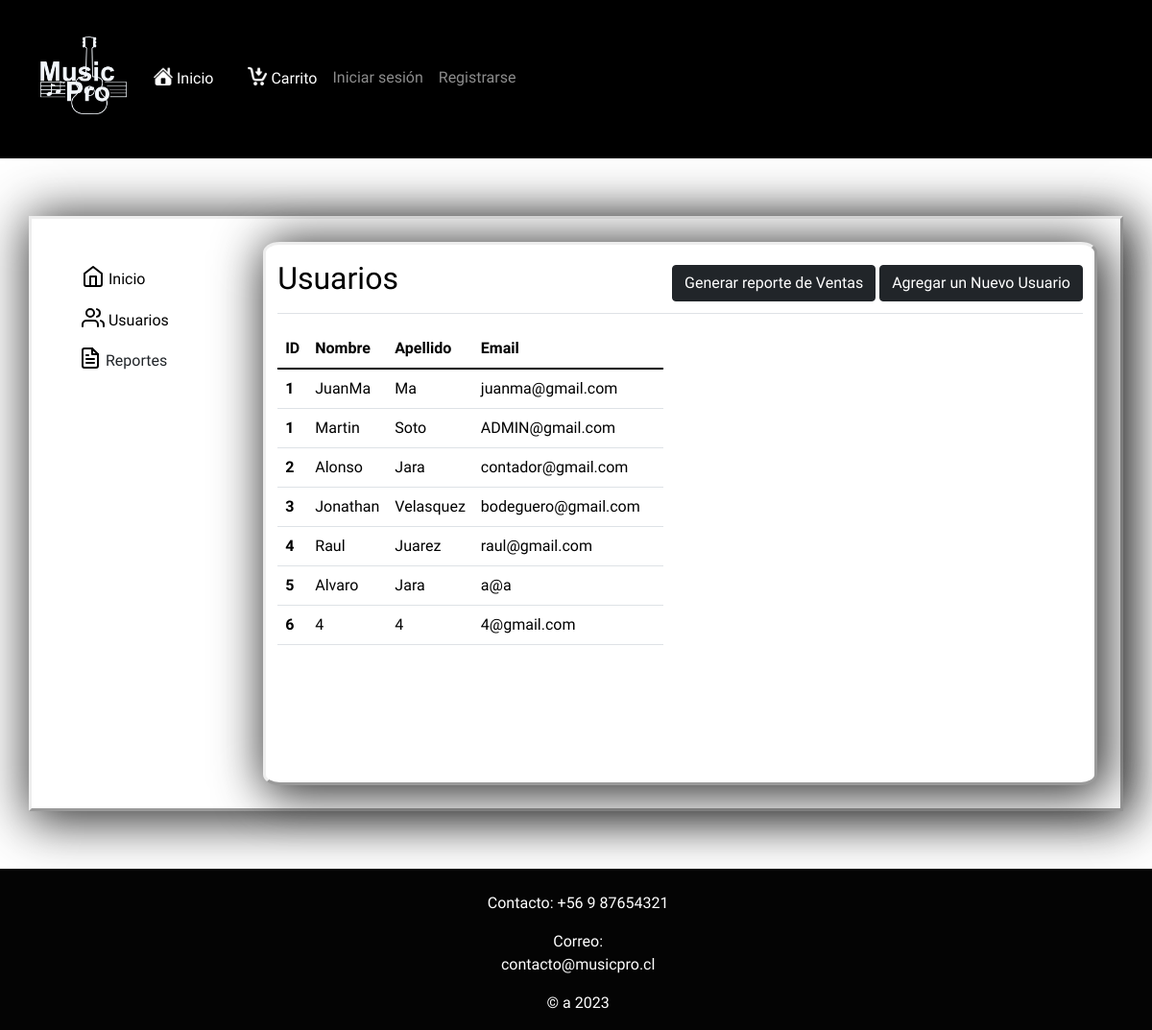
The app's page /usuarioAdmin, older data.
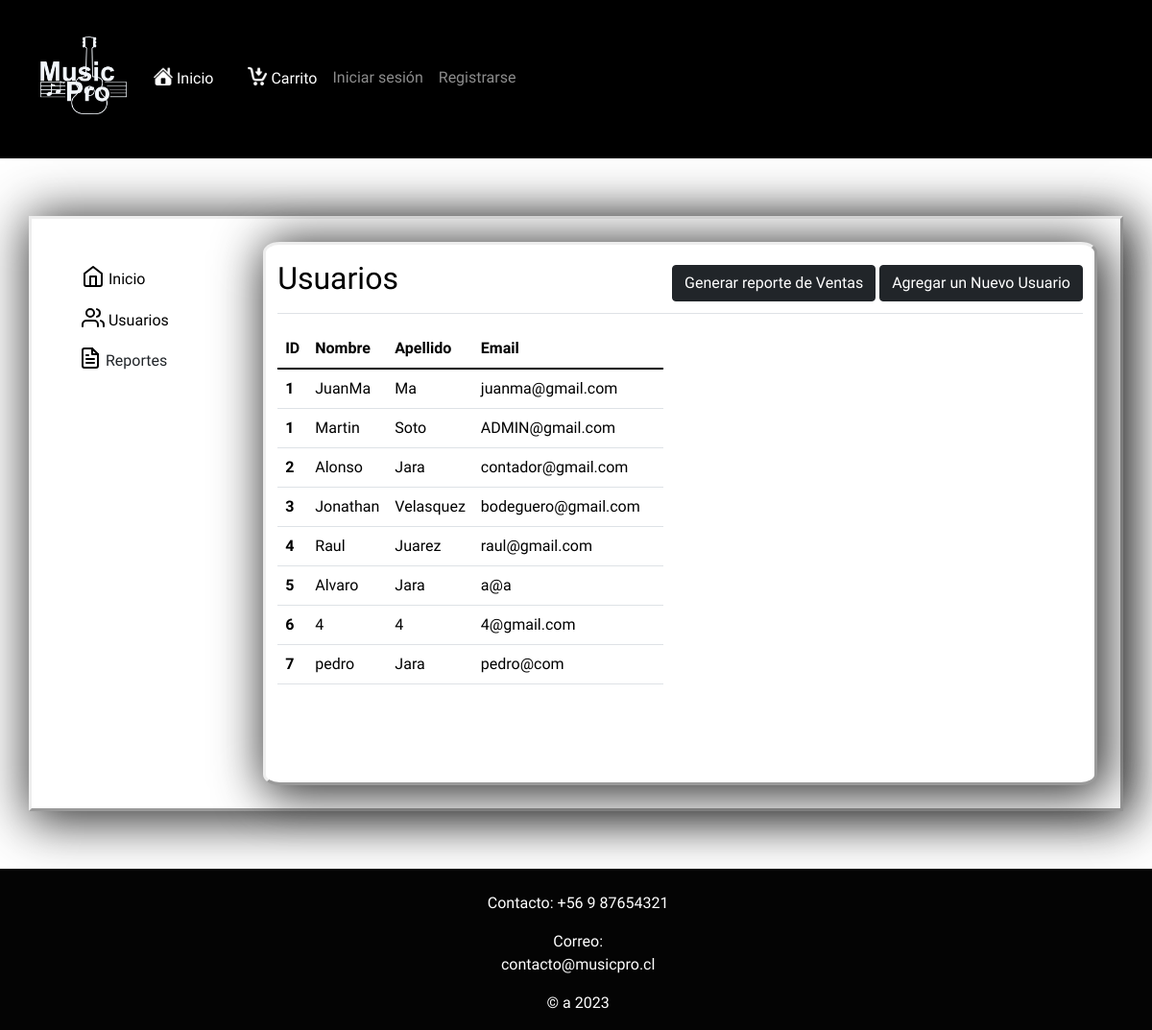
The same page, newer data.
### core/models.py (models this page shows, shortened)
class Usuario(models.Model):
    cam_auto = models.IntegerField(default=0)
    nombre = models.CharField(max_length=16, )
    apellido = models.CharField( max_length=16, null=False)
    email = models.EmailField(primary_key=True, unique=True)
    pwd = models.CharField(null=False, max_length=12)
    tipoUsuario = models.IntegerField()
    rut = models.CharField(max_length=10, default= '')
    direccion = models.CharField(max_length=50, null=False, default= '')
    telefono = models.CharField(max_length=10, default=0)
    codigoPostal = models.IntegerField(max_length=50, default= 0)
    estado = models.CharField(max_length=50, default= '')
    ciudad = models.CharField(max_length=50, default= '')

### core/views.py (the view)
# urls.py: path('usuarioAdmin', usuarioAdmin, name="usuarioAdmin"),
def usuarioAdmin(request):
    contexto = {'usuario': Usuario.objects.all()}
    return render(request,'core/usuariosAdmin.html' , contexto )

### core/context_processor.py (called while the page is built)
def total_carrito(request):
    total = 0
    if 'carrito' in request.session:
        for key, value in request.session["carrito"].items():
            total += int(value["acumulado"])
    return {"total_carrito":total}

### core/templates/core/usuariosAdmin.html (shortened to what this page needs)
{% extends "core/layout.html" %}
{% load static %}
{% block head %}
<link href="{% static 'core/css/usuariosadmin1.css' %}" rel="stylesheet" type="text/css">
{% endblock %}
{% block content %}
<div id="contenido">
    <div class="container-fluid">
      <div class="row">
        <nav id="sidebarMenu" >
          <div class="position-sticky pt-3 sidebar-sticky">
            <ul class="nav flex-column" >
              <li class="nav-item">
                <a class="nav-link active" aria-current="page"  id="iconoInfo" href="{% url 'administrador' %}">
                  Inicio
                </a>
              </li>
              <li class="nav-item">
                <a class="nav-link" id="iconoInfo" href="{% url 'usuarioAdmin' %}">
                  Usuarios
                </a>
              </li>
              <li class="nav-item dropdown">
                <a class="btn btn-toggle align-items-center rounded" href="#" role="button" data-bs-toggle="collapse" aria-expanded="false" data-bs-target="#dashboard-collapse">
                  Reportes
                </a>
              </li>
            </ul>
          </div>
        </nav>
        <div id="pantalla">
          <main >
            <div class="d-flex justify-content-between flex-wrap flex-md-nowrap align-items-center pt-3 pb-2 mb-3 border-bottom">
              <h1 class="h2">Usuarios</h1>
              <div id="menuUsuario" >
                <button class="btn btn-dark"  onclick="generarinfo()">Generar reporte de Ventas</button>
                <a class="btn btn-dark" href="{% url 'crudUsuario' %}"> Agregar un Nuevo Usuario</a>
              </div>
            </div>
              <div class="ratio ratio-16x9">
                <div class="tabla">
                  <table class="table" id="tabla" style="color:rgb(0, 0, 0)">
                    <thead>
                        <tr>
                            <th scope="col">ID</th>
                            <th scope="col">Nombre</th>
                            <th scope="col">Apellido</th>
                            <th scope="col">Email</th>
                        </tr>
                    </thead>
                    <tbody>
                      {% for i in usuario %}
                      <tr>
                          <th scope="row">{{ i.cam_auto }}</th>
                          <td>{{ i.nombre }}</td>
                          <td>{{ i.apellido }}</td>
                          <td>{{ i.email }}</td>
                          <td>
                          </td>
                      </tr>
                      {% endfor %}
                  </tbody>
                </table>
                </div>
            </div>
          </main>
        </div>
      </div>
    </div>
  </div>
{% endblock %}

Row changes from the older to the newer data that the page shows:
added Usuario: cam_auto "7", nombre "pedro", apellido "Jara", email "pedro@com"
